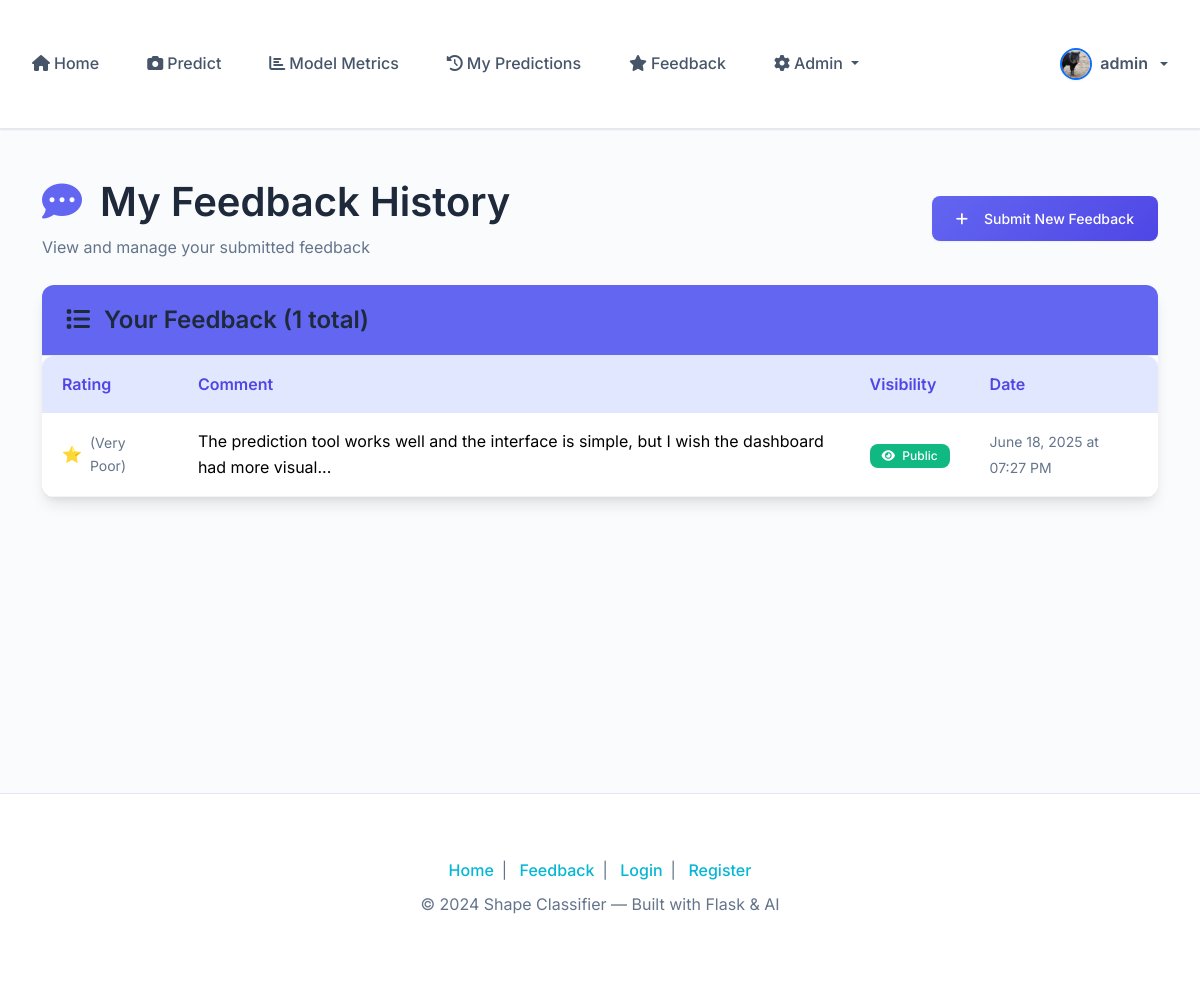
Page /my-feedback (signed in) on the earlier database version.
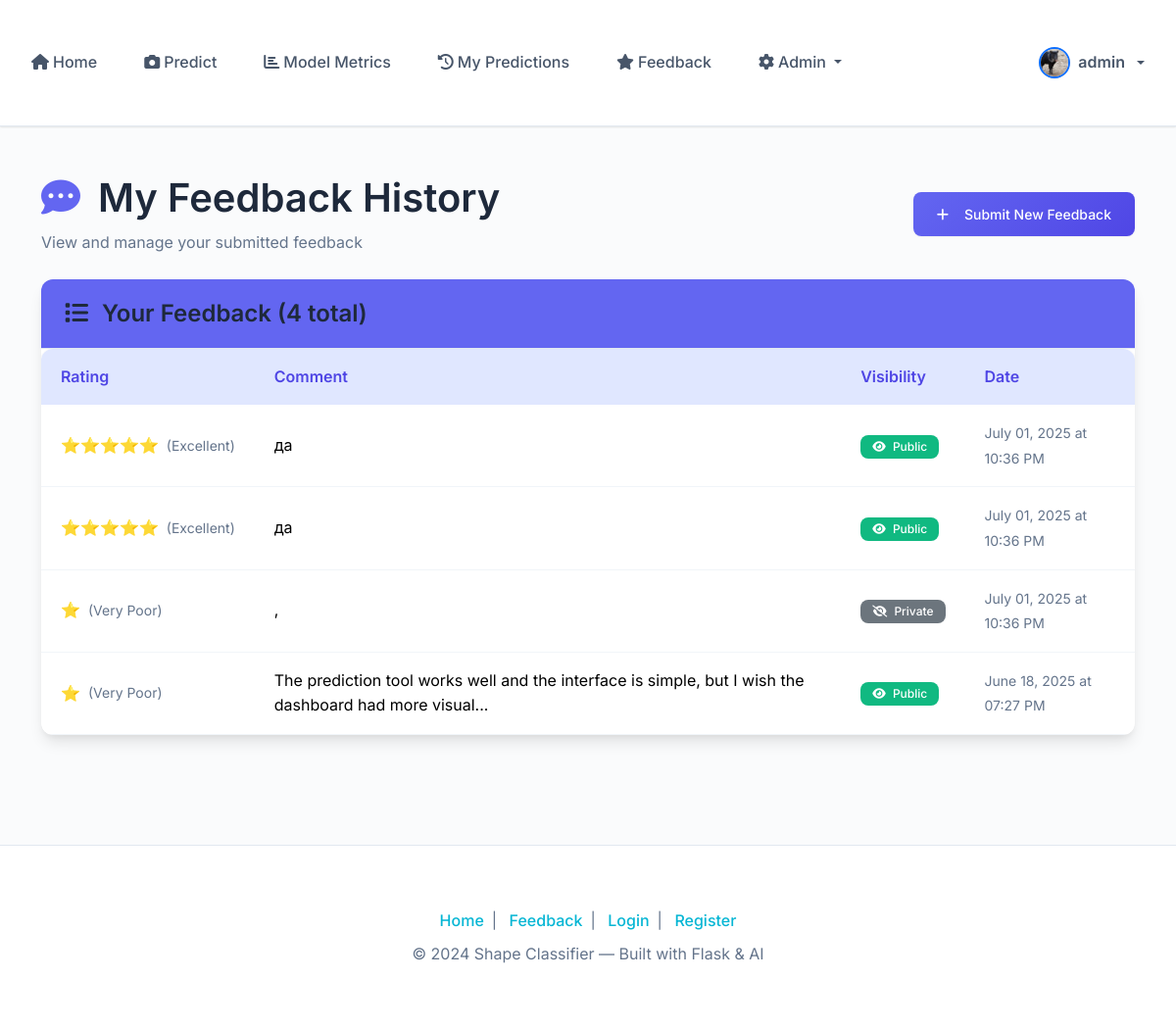
Same page on the later database version.
### app/models/user.py (models this page shows, shortened)
class User(UserMixin, db.Model):
    id = db.Column(db.Integer, primary_key=True)
    username = db.Column(db.String(80), unique=True, nullable=False)
    email = db.Column(db.String(120), unique=True, nullable=False)
    password_hash = db.Column(db.String(128))
    profile_picture = db.Column(db.String(255), nullable=True)  # Store filename of profile picture
    role = db.Column(db.String(20), default='user')  # 'user' or 'admin'
    active = db.Column(db.Boolean, default=True)  # For deactivation
    created_at = db.Column(db.DateTime, default=datetime.utcnow)
    predictions = db.relationship('Prediction', backref='user', lazy=True)
    def is_admin(self):
        return self.role == 'admin'
    def get_profile_picture_url(self):
        if self.profile_picture:
            return f'/static/uploads/{self.profile_picture}'
        return f'https://ui-avatars.com/api/?name={self.username}&background=random&color=fff&size=200'

### app/models/feedback.py (models this page shows, shortened)
class Feedback(db.Model):
    id = db.Column(db.Integer, primary_key=True)
    rating = db.Column(db.Integer, nullable=False)  # 1-5 stars
    comment = db.Column(db.Text, nullable=True)  # Optional comment
    is_public = db.Column(db.Boolean, default=True)  # Visibility flag
    user_id = db.Column(db.Integer, db.ForeignKey('user.id'), nullable=False)
    created_at = db.Column(db.DateTime, default=datetime.utcnow)
    user = db.relationship('User', backref='feedbacks')
    @property
    def rating_stars(self):
        return '⭐' * self.rating
    @property
    def rating_text(self):
        ratings = {
            1: 'Very Poor',
            2: 'Poor',
            3: 'Average',
            4: 'Good',
            5: 'Excellent'
        }
        return ratings.get(self.rating, 'Unknown')

### app/routes/main.py (the view)
@main.route('/my-feedback')
@login_required
def my_feedback():
    page = request.args.get('page', 1, type=int)
    feedbacks = Feedback.query.filter_by(user_id=current_user.id).order_by(
        Feedback.created_at.desc()
    ).paginate(
        page=page, per_page=10, error_out=False
    )
    return render_template('main/my_feedback.html', feedbacks=feedbacks)

### app/templates/main/my_feedback.html (shortened to what this page needs)
{% extends "base.html" %}
{% block content %}
<div class="container py-5">
    <div class="row">
        <div class="col-12">
            <div class="d-flex justify-content-between align-items-center mb-4">
                <div>
                    <h1 class="mb-2">
                        <i class="fas fa-comment-dots me-2 text-primary"></i>
                        My Feedback History
                    </h1>
                    <p class="text-muted mb-0">View and manage your submitted feedback</p>
                </div>
                <a href="{{ url_for('main.feedback') }}" class="btn btn-primary">
                    <i class="fas fa-plus me-2"></i>Submit New Feedback
                </a>
            </div>
            {% if feedbacks.items %}
            <div class="card shadow-lg border-0">
                <div class="card-header bg-primary text-white">
                    <h4 class="mb-0">
                        <i class="fas fa-list me-2"></i>
                        Your Feedback ({{ feedbacks.total }} total)
                    </h4>
                </div>
                <div class="card-body p-0">
                    <div class="table-responsive">
                        <table class="table table-hover mb-0">
                            <thead class="table-light">
                                <tr>
                                    <th>Rating</th>
                                    <th>Comment</th>
                                    <th>Visibility</th>
                                    <th>Date</th>
                                </tr>
                            </thead>
                            <tbody>
                                {% for feedback in feedbacks.items %}
                                <tr>
                                    <td>
                                        <div class="d-flex align-items-center">
                                            <span class="text-warning me-2">{{ feedback.rating_stars }}</span>
                                            <small class="text-muted">({{ feedback.rating_text }})</small>
                                        </div>
                                    </td>
                                    <td>
                                        {% if feedback.comment %}
                                            <p class="mb-0">{{ feedback.comment[:100] }}{% if feedback.comment|length > 100 %}...{% endif %}</p>
                                        {% else %}
                                            <span class="text-muted">No comment</span>
                                        {% endif %}
                                    </td>
                                    <td>
                                        <span class="badge bg-{% if feedback.is_public %}success{% else %}secondary{% endif %}">
                                            <i class="fas fa-{% if feedback.is_public %}eye{% else %}eye-slash{% endif %} me-1"></i>
                                            {{ 'Public' if feedback.is_public else 'Private' }}
                                        </span>
                                    </td>
                                    <td>
                                        <small class="text-muted">{{ feedback.created_at.strftime('%B %d, %Y at %I:%M %p') }}</small>
                                    </td>
                                </tr>
                                {% endfor %}
                            </tbody>
                        </table>
                    </div>
                </div>
            </div>
            {% endif %}
        </div>
    </div>
</div>
{% endblock %}

### app/templates/base.html (shortened to what this page needs)
<!DOCTYPE html>
<html lang="en">
<head>
    <link href="https://cdn.jsdelivr.net/npm/bootstrap@5.3.2/dist/css/bootstrap.min.css" rel="stylesheet">
    <link rel="stylesheet" href="https://cdnjs.cloudflare.com/ajax/libs/font-awesome/6.4.0/css/all.min.css">
    <link rel="stylesheet" href="{{ url_for('static', filename='css/custom.css') }}">
</head>
<body>
    <div class="sticky-top bg-white shadow-sm">
        {% include 'components/navbar.html' %}
    </div>
    <main>
        {% block content %}{% endblock %}
    </main>
    <footer class="footer">
        <div class="container">
            <div class="mb-2">
                <a href="{{ url_for('main.index') }}">Home</a>|
                <a href="{{ url_for('main.feedback') }}">Feedback</a>|
                <a href="{{ url_for('auth.login') }}">Login</a>|
                <a href="{{ url_for('auth.register') }}">Register</a>
            </div>
            <div>
                &copy; {{ 2024 }} Shape Classifier &mdash; Built with Flask &amp; AI
            </div>
        </div>
    </footer>
</body>
</html>

### app/templates/components/navbar.html (shortened to what this page needs)
<nav class="navbar navbar-expand-lg bg-white shadow-sm py-2 sticky-top">
  <div class="container-fluid">
    <div class="collapse navbar-collapse" id="navbarNavDropdown">
      <ul class="navbar-nav me-auto mb-2 mb-lg-0 align-items-lg-center gap-lg-2">
        <li class="nav-item">
          <a class="nav-link{% if request.endpoint == 'main.index' %} active{% endif %}" href="{{ url_for('main.index') }}">
            <i class="fas fa-home me-1"></i>Home
          </a>
        </li>
        {% if current_user.is_authenticated %}
        <li class="nav-item">
          <a class="nav-link" href="{{ url_for('main.predict') }}">
            <i class="fas fa-camera me-1"></i>Predict
          </a>
        </li>
        <li class="nav-item">
          <a class="nav-link" href="{{ url_for('main.model_evaluation') }}">
            <i class="fas fa-chart-bar me-1"></i>Model Metrics
          </a>
        </li>
        <li class="nav-item">
          <a class="nav-link{% if request.endpoint == 'main.my_predictions' %} active{% endif %}" href="{{ url_for('main.my_predictions') }}">
            <i class="fas fa-history me-1"></i>My Predictions
          </a>
        </li>
        <li class="nav-item">
          <a class="nav-link{% if request.endpoint == 'main.feedback' %} active{% endif %}" href="{{ url_for('main.feedback') }}">
            <i class="fas fa-star me-1"></i>Feedback
          </a>
        </li>
        {% if current_user.is_admin() %}
        <li class="nav-item dropdown">
          <a class="nav-link dropdown-toggle" href="#" id="adminDropdown" role="button" data-bs-toggle="dropdown" aria-expanded="false">
            <i class="fas fa-cog me-1"></i>Admin
          </a>
        </li>
        {% endif %}
        {% endif %}
      </ul>
      <ul class="navbar-nav mb-2 mb-lg-0 align-items-lg-center gap-lg-2">
        {% if current_user.is_authenticated %}
        <li class="nav-item dropdown">
          <a class="nav-link dropdown-toggle d-flex align-items-center gap-2" href="#" id="userDropdown" role="button" data-bs-toggle="dropdown" aria-expanded="false">
            <img src="{{ current_user.get_profile_picture_url() }}"
                 alt="Profile"
                 class="rounded-circle border border-2 border-primary shadow-sm" style="width: 32px; height: 32px; object-fit: cover;">
            <span class="fw-semibold">{{ current_user.username }}</span>
          </a>
        </li>
        {% endif %}
      </ul>
    </div>
  </div>
</nav>

### app/static/css/custom.css (style rules this page uses)
:root { --primary: #6366f1; --primary-dark: #4f46e5; --primary-light: #e0e7ff; --accent: #06b6d4; --accent-dark: #0891b2; --accent-light: #e0f7fa; --background: #fafbfc; --surface: #ffffff; --surface-hover: #f8fafc; --text-primary: #1e293b; --text-secondary: #475569; --text-muted: #64748b; --text-light: #94a3b8; --success: #10b981; --success-light: #d1fae5; --danger: #ef4444; --danger-light: #fee2e2; --warning: #f59e0b; --warning-light: #fef3c7; --info: #3b82f6; --info-light: #dbeafe; --border: #e2e8f0; --border-light: #f1f5f9; --shadow-sm: 0 1px 2px 0 rgba(0, 0, 0, 0.05); --shadow: 0 1px 3px 0 rgba(0, 0, 0, 0.1), 0 1px 2px 0 rgba(0, 0, 0, 0.06); --shadow-md: 0 4px 6px -1px rgba(0, 0, 0, 0.1), 0 2px 4px -1px rgba(0, 0, 0, 0.06); --shadow-lg: 0 10px 15px -3px rgba(0, 0, 0, 0.1), 0 4px 6px -2px rgba(0, 0, 0, 0.05); --transition: all 0.2s cubic-bezier(0.4, 0, 0.2, 1); --transition-slow: all 0.3s cubic-bezier(0.4, 0, 0.2, 1); --radius-sm: 0.375rem; --radius: 0.5rem; --radius-md: 0.75rem; --radius-lg: 1rem; --radius-xl: 1.5rem; }
* { box-sizing: border-box; }
html, body { font-family: 'Inter', -apple-system, BlinkMacSystemFont, 'Segoe UI', Roboto, Oxygen, Ubuntu, Cantarell, sans-serif; background-color: var(--background); color: var(--text-secondary); line-height: 1.6; font-size: 16px; margin: 0; padding: 0; }
h1, h2, h3, h4, h5, h6 { color: var(--text-primary); font-weight: 600; line-height: 1.25; margin-bottom: 0.5rem; }
.text-muted { color: var(--text-muted) !important; }
a { color: var(--accent); text-decoration: none; transition: var(--transition); }
.btn { font-weight: 500; border-radius: var(--radius); border: none; padding: 0.75rem 1.5rem; font-size: 0.875rem; transition: var(--transition); text-decoration: none; display: inline-flex; align-items: center; justify-content: center; gap: 0.5rem; cursor: pointer; }
.btn-primary { background: linear-gradient(135deg, var(--primary) 0%, var(--primary-dark) 100%); color: white !important; box-shadow: var(--shadow-sm); }
.card { background: var(--surface); border: 1px solid var(--border-light); border-radius: var(--radius-md); box-shadow: var(--shadow); transition: var(--transition); overflow: hidden; }
.card-header { background: var(--primary-light); border-bottom: 1px solid var(--border); padding: 1.25rem 1.5rem; font-weight: 600; color: var(--primary-dark); }
.card-body { padding: 1.5rem; }
.navbar { background: var(--surface) !important; border-bottom: 1px solid var(--border); box-shadow: var(--shadow-sm); padding: 0.75rem 0; min-height: auto; }
.nav-link { color: var(--text-secondary) !important; font-weight: 500; padding: 0.5rem 1rem !important; border-radius: var(--radius); transition: var(--transition); margin: 0 0.25rem; }
.table { background: var(--surface); border-radius: var(--radius-md); overflow: hidden; box-shadow: var(--shadow); }
.table thead th { background: var(--primary-light); color: var(--primary-dark); font-weight: 600; border: none; padding: 1rem 1.25rem; }
.table tbody td { padding: 1rem 1.25rem; border-color: var(--border-light); vertical-align: middle; }
.footer { background: var(--surface); border-top: 1px solid var(--border); padding: 2rem 0; margin-top: 4rem; color: var(--text-muted); text-align: center; }
.footer a { color: var(--accent); font-weight: 500; margin: 0 0.5rem; }
.badge { font-weight: 500; padding: 0.375rem 0.75rem; border-radius: var(--radius); font-size: 0.75rem; }
.bg-primary { background: var(--primary) !important; }
.bg-success { background: var(--success) !important; }
.shadow-sm { box-shadow: var(--shadow-sm) !important; }
.shadow-lg { box-shadow: var(--shadow-lg) !important; }
.text-primary { color: var(--primary) !important; }

### app/templates/base.html (style rules this page uses)
.container, .container-fluid { padding-top: 2rem; padding-bottom: 2rem; }
.sticky-top { z-index: 1050; }
main { min-height: calc(100vh - 200px); }

### app/templates/components/navbar.html (style rules this page uses)
.navbar, .navbar * { z-index: 1040 !important; }

Differences in the rows shown:
added Feedback: rating_stars "⭐⭐⭐⭐⭐", rating_text "Excellent", comment "да", is_public "Public", created_at "July 01, 2025 at 10:36 PM"
added Feedback: rating_stars "⭐⭐⭐⭐⭐", rating_text "Excellent", comment "да", is_public "Public", created_at "July 01, 2025 at 10:36 PM"
added Feedback: rating_stars "⭐", rating_text "Very Poor", comment ",", is_public "Private", created_at "July 01, 2025 at 10:36 PM"
Other differences:
{{ feedbacks.total }}: "1" → "4"
